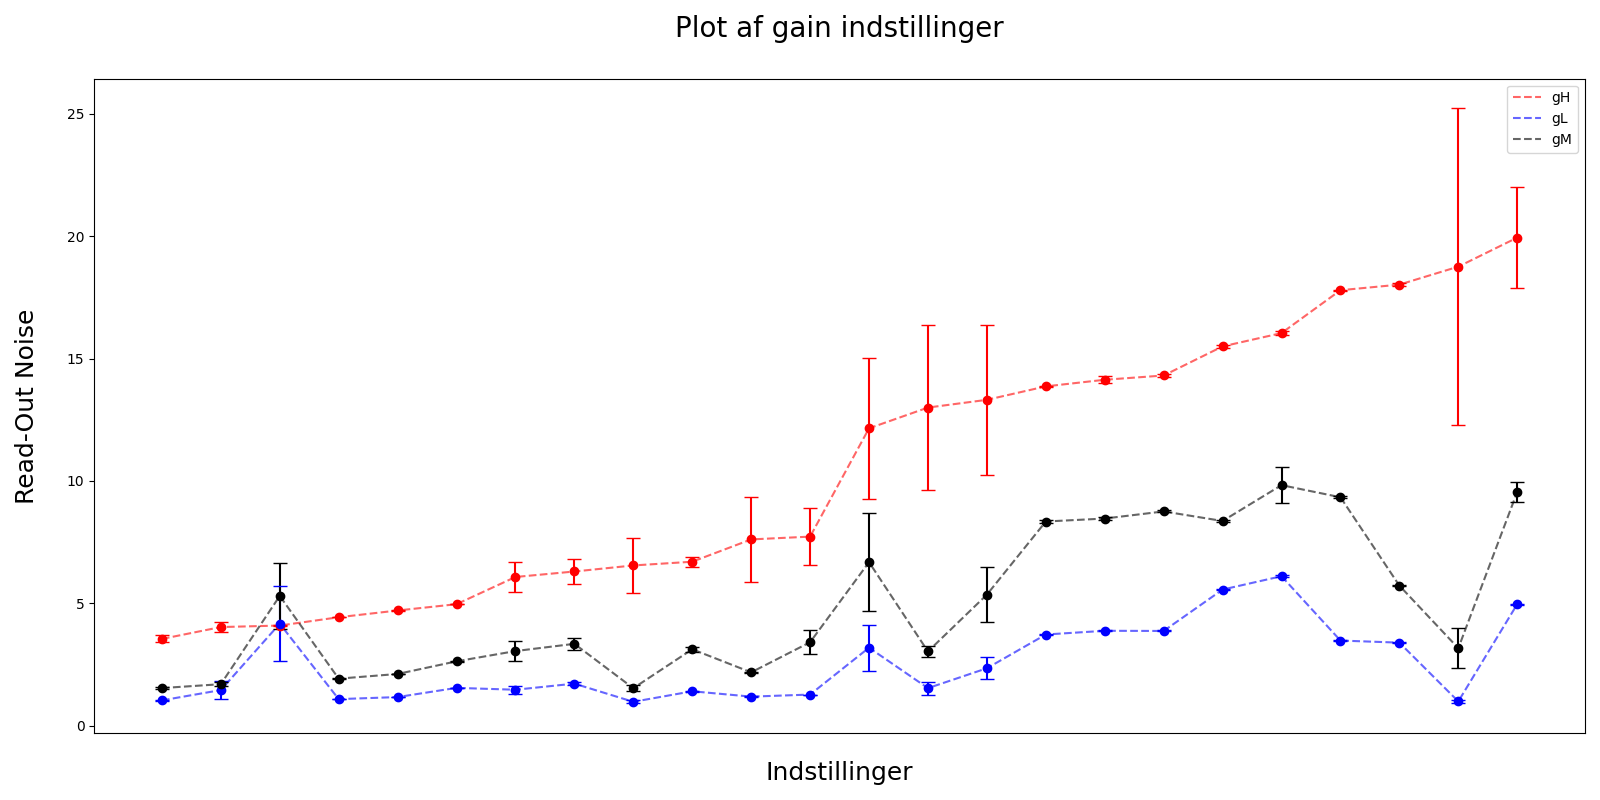

Write Python code to recreate this figure.
import matplotlib.pyplot as plt
import numpy as np
import search_function as sf
import pandas as pd

fig, ax = plt.subplots(figsize = (16,8))

df = pd.read_csv('../read-out-noise.csv', sep = ',')
data = np.array(df.values)

sf.plotter(['gH', 'gL', 'gM'], ax)

ax.set_xlabel('Indstillinger', fontsize = 18, labelpad = 20)
ax.set_ylabel('Read-Out Noise', fontsize = 18, labelpad = 20)
ax.set_title('Plot af gain indstillinger', fontsize = 20, pad = 30)
plt.tick_params(right = False, labelbottom = False, bottom = False)
plt.tight_layout()
ax.legend()
plt.show()

fig.savefig('gain')
